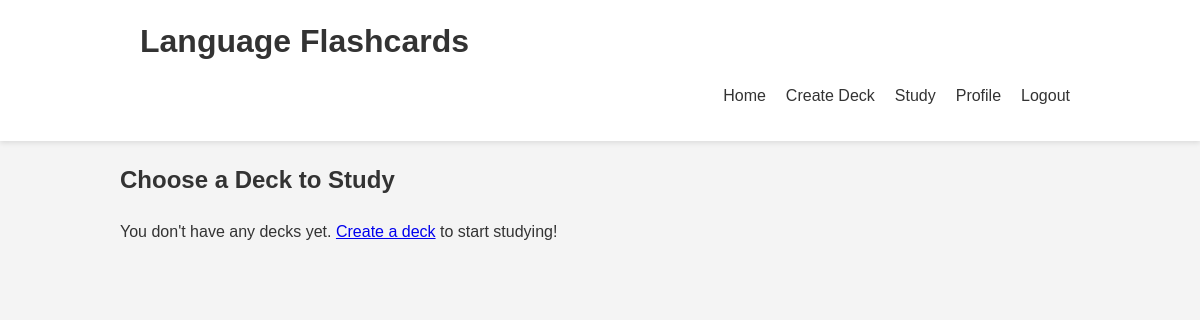
/study/ (signed in), run on an earlier commit of the app's database.
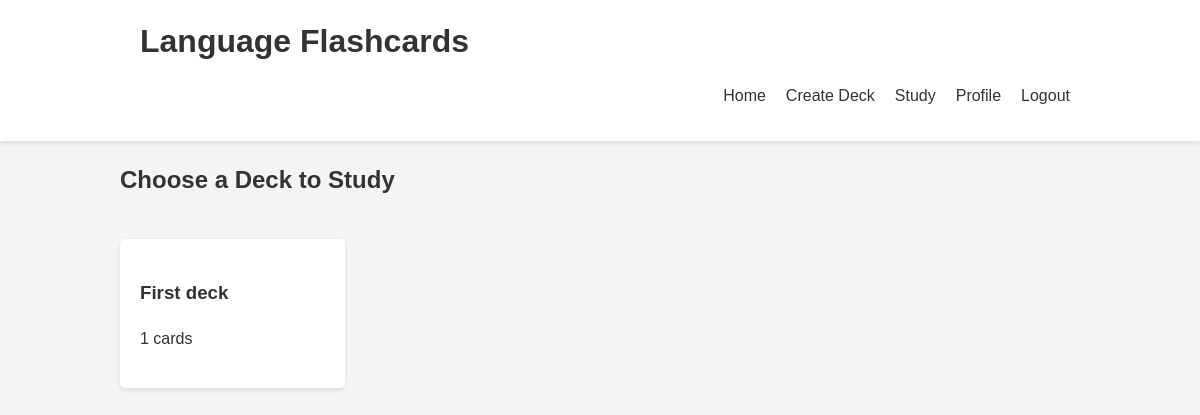
And on a later commit of the database.
### flashcards/models.py (models this page shows, shortened)
class Deck(models.Model):
    user = models.ForeignKey(User, on_delete=models.CASCADE)
    name = models.CharField(max_length=100)
    language = models.CharField(max_length=50)
    created_at = models.DateTimeField(auto_now_add=True)

### flashcards/views.py (the view)
# urls.py: path('study/', views.study, name='study'),
@login_required
def study(request):
    decks = Deck.objects.filter(user=request.user)
    return render(request, 'flashcards/study_list.html', {'decks': decks})

### flashcards/templates/flashcards/study_list.html
{% extends 'flashcards/base.html' %}
{% load static %}
{% block content %}
<h2>Choose a Deck to Study</h2>
{% if decks %}
    <div class="deck-grid">
        {% for deck in decks %}
            <a href="{% url 'study_deck' deck.id %}" class="deck-card">
                <div class="deck-card-content">
                    <h3>{{ deck.name }}</h3>
                    <p>{{ deck.flashcard_set.count }} cards</p>
                </div>
            </a>
        {% endfor %}
    </div>
{% else %}
    <p>You don't have any decks yet. <a href="{% url 'create_deck' %}">Create a deck</a> to start studying!</p>
{% endif %}
{% endblock %}

What changed in the data, as far as the page shows it:
added Deck: name "First deck", flashcard_set.count "1"
Also different on the page:
text no longer shown: "You don't have any decks yet. Create a deck to start studying!"
